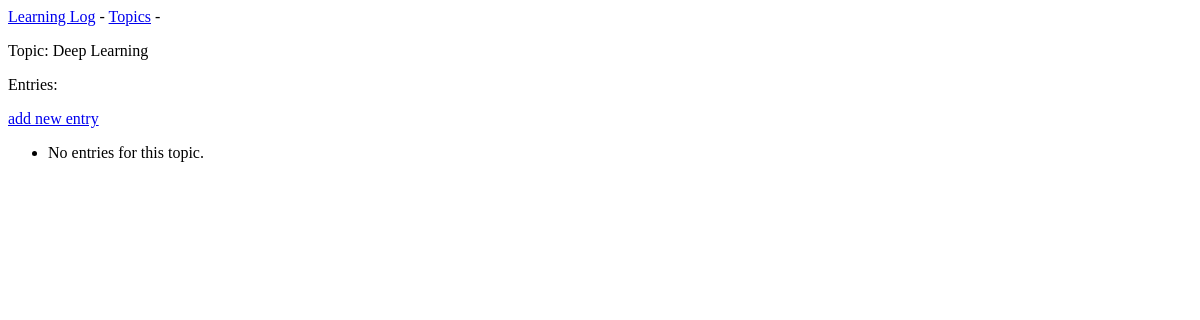
Before: /topics/3/ with the older database file.
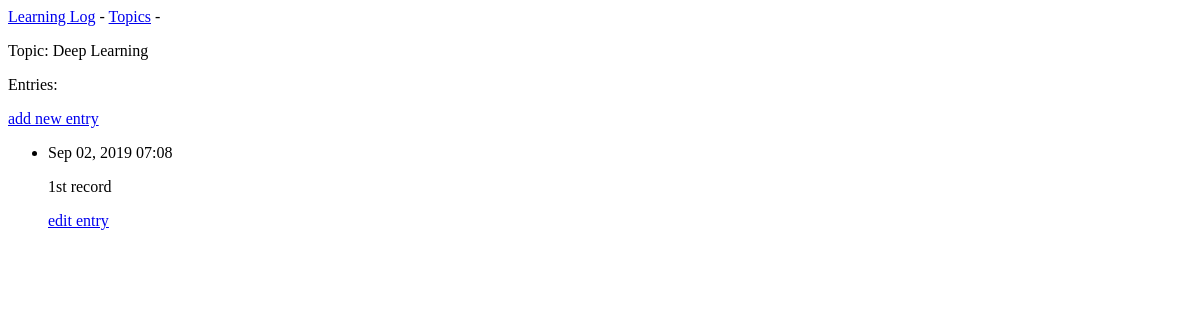
After: the same page with the newer database file.
### learning_logs/models.py (models this page shows, shortened)
class Topic(models.Model):
	text = models.CharField(max_length=200)
	date_added = models.DateTimeField(auto_now_add=True)
	def __str__(self):
		return self.text

class Entry(models.Model):
	topic = models.ForeignKey(Topic,on_delete=models.CASCADE)
	text = models.TextField()
	date_added = models.DateTimeField(auto_now_add=True)
	class Meta:
		verbose_name_plural = 'entries'

### learning_logs/views.py (the view)
# urls.py: url(r'^topics/(?P<topic_id>\d+)/$', views.topic, name='topic'),
def topic(request,topic_id):
    topic = Topic.objects.get(id=topic_id)
    entries = topic.entry_set.order_by('-date_added')
    context = {'topic':topic, 'entries':entries}
    return render(request,'learning_logs/topic.html',context)

### learning_logs/templates/learning_logs/topic.html
{% extends "learning_logs/base.html" %}
{% block content %}
    <p>Topic: {{topic}}</p>
    <p>Entries:</p>
    <p>
        <a href="{% url 'learning_logs:new_entry' topic.id %}">add new entry</a>
    </p>
<ul>
    {% for entry in entries %}
    <li>
        <p>{{ entry.date_added|date:'M d, Y H:i' }}</p>
        <p>{{ entry.text|linebreaks }}</p>
        <p>
        <a href="{% url 'learning_logs:edit_entry' entry.id %}">edit entry</a>
        </p>
    </li>
    {% empty %}
    <li>No entries for this topic.</li>
    {% endfor %}
</ul>
{% endblock content %}

### learning_logs/templates/learning_logs/base.html
<p>
    <a href="{% url 'learning_logs:index' %}">Learning Log</a> -
    <a href="{% url 'learning_logs:topics' %}">Topics</a> -
</p>
{% block content %}{% endblock content %}

Changed rows visible on the page:
added Entry: date_added "Sep 02, 2019 07:08", text "1st record"
Other visible differences:
text no longer shown: "No entries for this topic."
